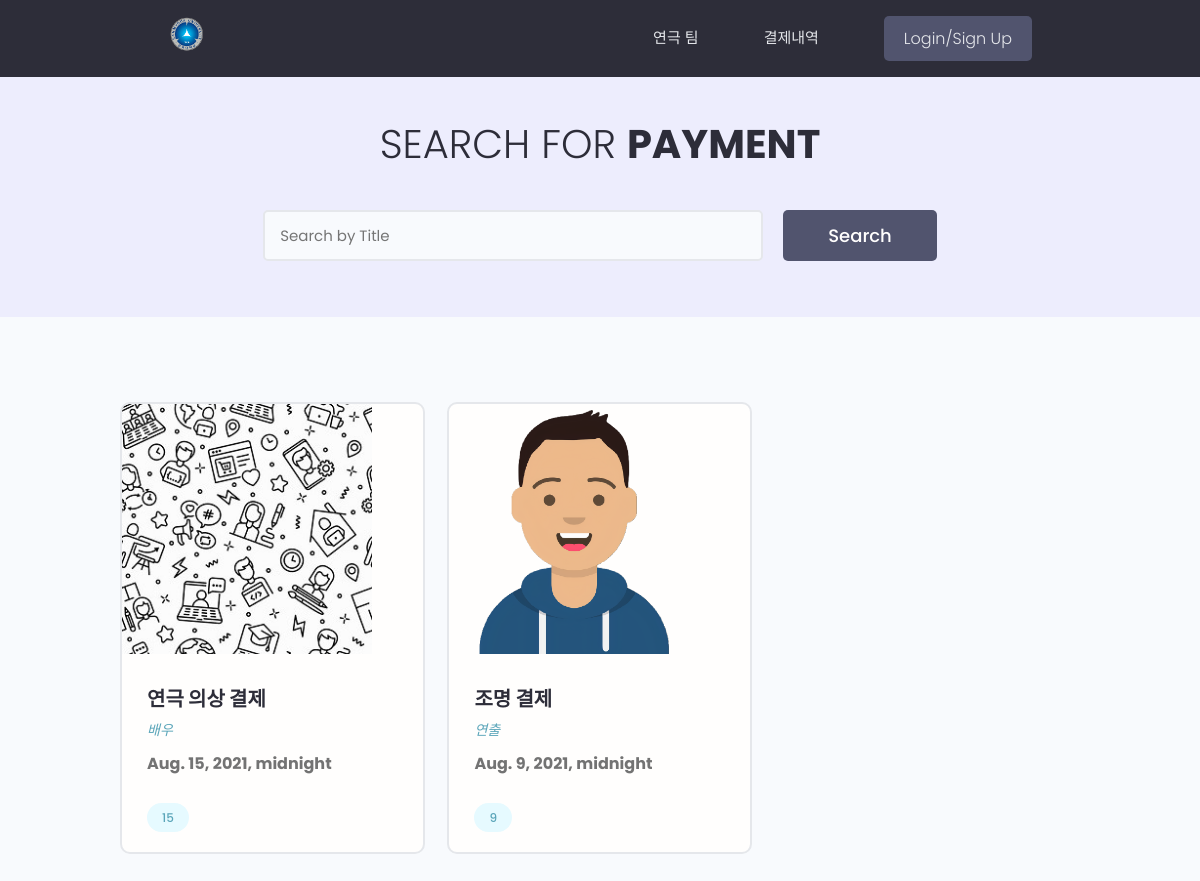
/eng/post/, run on an earlier commit of the app's database.
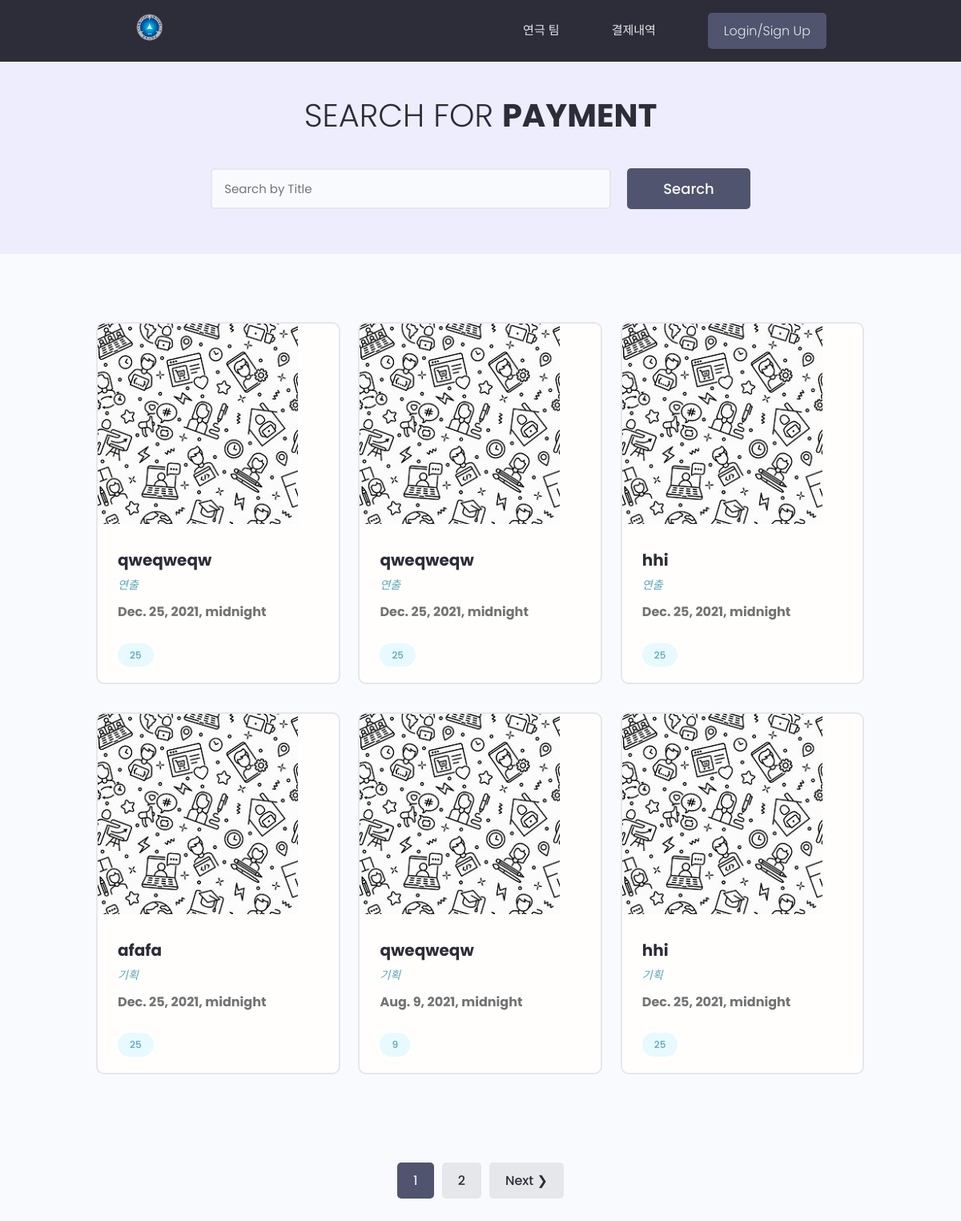
And on a later commit of the database.
### eng/models.py (models this page shows, shortened)
class Post(models.Model):
    id = models.IntegerField(primary_key=True)
    owner = models.ForeignKey(Team,on_delete=CASCADE,null=True)
    title = models.CharField(max_length=200,null=True)
    image = models.ImageField(null=True,upload_to='posts/')
    date = models.DateTimeField(null=True,blank=False)
    paid = models.IntegerField(null=True,blank=False)
    desc = models.CharField(max_length=256)
    created = models.DateTimeField(auto_now_add=True)
    class Meta:
        ordering = ('-created',)

### division/models.py (models this page shows, shortened)
class Team(models.Model):
    user = models.OneToOneField(User,on_delete=models.CASCADE,null=True,blank=True)
    id = models.IntegerField(primary_key=True)
    username = models.CharField(null=True,max_length=100)
    name = models.CharField(null=True,max_length=100)
    captain = models.CharField(null=True,max_length=100)
    short_intro = models.CharField(null=True,blank=True,max_length=256)
    email = models.EmailField(null=True)
    profile_image = models.ImageField(null=True,blank=True,upload_to='profiles/',default='profiles/user-default.png')
    created = models.DateTimeField(auto_now_add=True)
    is_new = models.BooleanField(null=True,default=False)
    USERNAME_FIELD = 'username'

### eng/views.py (the view)
# urls.py: path('post/',post,name='post'),
def post(request):
    posts,search_text = searchPost(request)
    posts,page_range = paginatePost(request,posts,6)
    context = {'posts':posts,'page_range':page_range,'search_text':search_text}
    return render(request,'posts.html',context)

### eng/utils.py (called while the page is built)
def paginatePost(request,posts,results):
    page = request.GET.get('page',1)
    print("현재 페이지 정보:", page)
    paginator = Paginator(posts,results)
    try:
        posts = paginator.page(page)
    except EmptyPage:
        page = paginator.num_pages
        posts = paginator.page(paginator.num_pages)
    left = (int(page))-4
    if left < 1:
        left = 1
    right = (int(page))+5
    if right > paginator.num_pages:
        right = paginator.num_pages
        print(right)
    page_range = range(left,right+1)
    return posts,page_range

def searchPost(request):
    search_text = ''
    if request.GET.get('text'):
        search_text = request.GET.get('text')
        print('찾는 내용 : ',search_text)
    posts = Post.objects.filter(
        Q(title__icontains=search_text)|
        Q(owner__name__icontains=search_text)
    )
    return posts,search_text

### eng/templates/posts.html (shortened to what this page needs)
  {% extends 'main.html' %}
  {% block content %}
  <main class="projects">
    <section class="hero-section text-center">
      <div class="container container--narrow">
        <div class="hero-section__box">
          <h2>Search for <span>payment</span></h2>
        </div>
        <div class="hero-section__search">
          <form id= 'searchForm' class="form" action="#" method="get">
            <div class="form__field">
              <input class="input input--text" id="formInput#search" type="text" name="text"
                placeholder="Search by Title" value="{{search_text}}" />
            </div>
            <input class="btn btn--sub btn--lg" type="submit" value="Search" />
          </form>
        </div>
      </div>
    </section>
    <section class="projectsList">
      <div class="container">
        <div class="grid grid--three">
          {% for p in posts %}
          <div class="column">
            <div class="card project">
              <a href="{% url 'view-post' p.id %}" class="project">
                <img class="project__thumbnail" src="{{p.image.url}}" alt="project thumbnail" />
                <div class="card__body">
                  <h3 class="project__title">{{p.title}}</h3>
                  <p><a class="project__author" href="profile.html">{{p.owner.name}}</a></p>
                  <p class="project--rating">
                    <span style="font-weight: bold;">{{p.date}}</span>
                  </p>
                  <div class="project__tags">
                    <span class="tag tag--pill tag--main">
                      {% if days <= 1 %}
                      <small>New!</small>
                      {% else %}
                      <small>{{p.date.day}}</small>
                      {% endif %}
                    </span>
                  </div>
                </div>
              </a>
            </div>
          </div>
          {% endfor %}
        </div>
      </div>
    </section>
    {% include 'pagination.html' with queries=posts page_range=page_range %}
  </main>
  {% endblock %}

What changed in the data, as far as the page shows it:
no longer on this page (row unchanged): Post: image (picture), title "연극 의상 결제", owner.name "배우", date "Aug. 15, 2021, midnight", date.day "15"
no longer on this page (row unchanged): Post: image (picture), title "조명 결제", owner.name "연출", date "Aug. 9, 2021, midnight", date.day "9"
added Post: image (picture), title "qweqweqw", owner.name "연출", date "Dec. 25, 2021, midnight", date.day "25"
added Post: image (picture), title "qweqweqw", owner.name "연출", date "Dec. 25, 2021, midnight", date.day "25"
added Post: image (picture), title "hhi", owner.name "연출", date "Dec. 25, 2021, midnight", date.day "25"
added Post: image (picture), title "afafa", owner.name "기획", date "Dec. 25, 2021, midnight", date.day "25"
added Post: image (picture), title "qweqweqw", owner.name "기획", date "Aug. 9, 2021, midnight", date.day "9"
added Post: image (picture), title "hhi", owner.name "기획", date "Dec. 25, 2021, midnight", date.day "25"
Also different on the page:
new list line: "1"
new list line: "2"
text now shown: "Next ❯"
